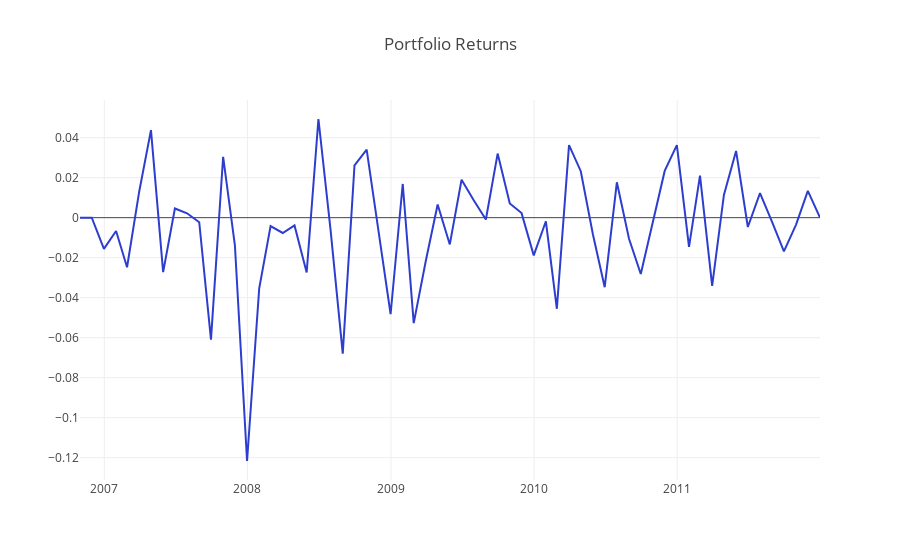

Here is the notebook cell this chart was saved with:
### Markdown cell above
### View Data
Time to see how the portfolio did.

### Code cell
expected_portfolio_returns = portfolio_returns(df_long, df_short, lookahead_returns, 2*top_bottom_n)
project_helper.plot_returns(expected_portfolio_returns.T.sum(), 'Portfolio Returns')
